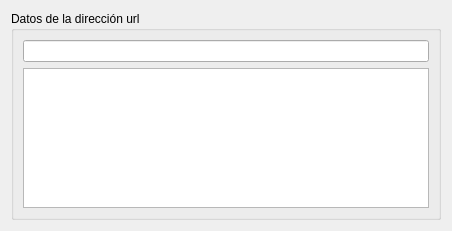
<?xml version="1.0" encoding="UTF-8"?>
<ui version="4.0">
 <class>MidleWidget</class>
 <widget class="QWidget" name="MidleWidget">
  <property name="geometry">
   <rect>
    <x>0</x>
    <y>0</y>
    <width>452</width>
    <height>231</height>
   </rect>
  </property>
  <property name="windowTitle">
   <string>Form</string>
  </property>
  <layout class="QVBoxLayout" name="verticalLayout">
   <item>
    <widget class="QGroupBox" name="groupBox_2">
     <property name="sizePolicy">
      <sizepolicy hsizetype="Preferred" vsizetype="Fixed">
       <horstretch>0</horstretch>
       <verstretch>0</verstretch>
      </sizepolicy>
     </property>
     <property name="title">
      <string>Datos de la dirección url</string>
     </property>
     <layout class="QVBoxLayout" name="verticalLayout_4">
      <item>
       <widget class="QLineEdit" name="txtUrl"/>
      </item>
      <item>
       <widget class="SWTextEdit" name="pteDesc">
        <property name="sizePolicy">
         <sizepolicy hsizetype="Expanding" vsizetype="Expanding">
          <horstretch>0</horstretch>
          <verstretch>0</verstretch>
         </sizepolicy>
        </property>
        <property name="minimumSize">
         <size>
          <width>0</width>
          <height>140</height>
         </size>
        </property>
        <property name="maximumSize">
         <size>
          <width>16777215</width>
          <height>140</height>
         </size>
        </property>
        <property name="sizeIncrement">
         <size>
          <width>0</width>
          <height>100</height>
         </size>
        </property>
       </widget>
      </item>
     </layout>
    </widget>
   </item>
  </layout>
 </widget>
 <customwidgets>
  <customwidget>
   <class>SWTextEdit</class>
   <extends>QTextEdit</extends>
   <header location="global">swwidgets/swtextedit.hpp</header>
  </customwidget>
 </customwidgets>
 <resources/>
 <connections/>
</ui>
